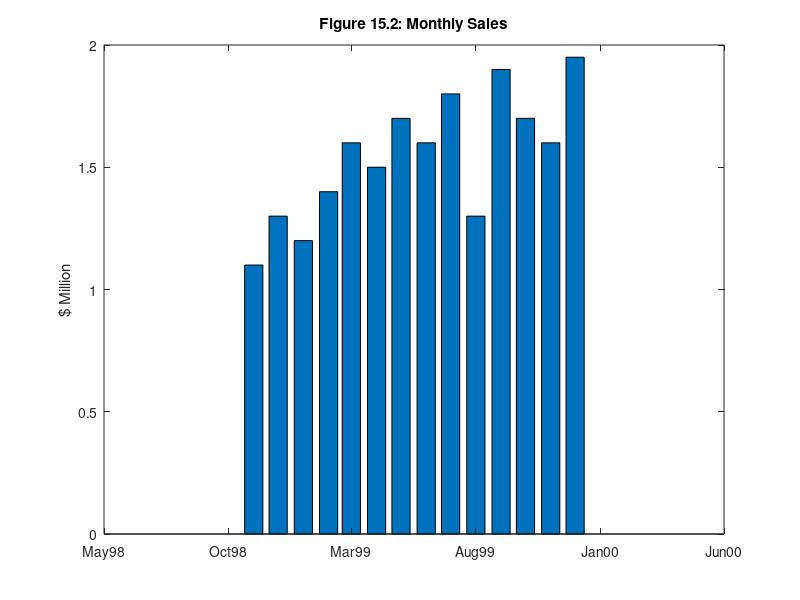

MATLAB code for this plot:
%(mm1502.m plot)
y = [1998 1998 1999*ones(1,12)]';
m = [11 12 (1:12)]';
s = [1.1 1.3 1.2 1.4 1.6 1.5 1.7 1.6 1.8 1.3 1.9 1.7 1.6 1.95]';
bar(datenum(y,m,1),s)
datetick('x','mmmyy')
ylabel('$ Million')
title('Figure 15.2: Monthly Sales')
